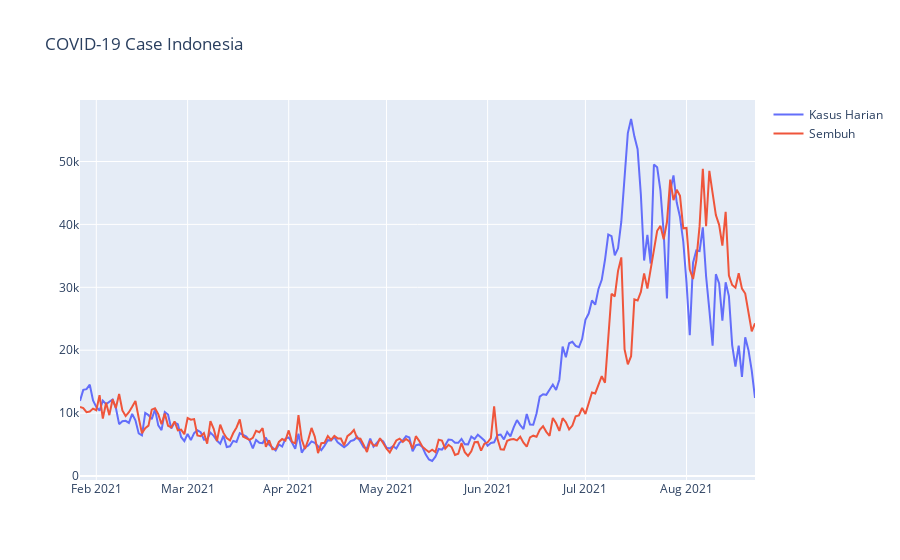

Notebook code for this chart:
### Code cell
line_stat = []
line_stat.append(go.Scatter(x=df_stats.tanggal, y=df_stats['Kasus harian'], name="Kasus Harian", mode='lines'))
line_stat.append(go.Scatter(x=df_stats.tanggal, y=df_stats['Sembuh\n(baru)'], name="Sembuh", mode='lines'))

fig = go.Figure(data=line_stat)
fig.update_layout(title_text="COVID-19 Case Indonesia")
fig.show()

### Figure 1 — Plotly figure (JSON) as saved in the notebook; plotly's stock layout.template omitted (floating-point values rounded to 4 significant figures; data arrays with more than 128 entries replaced by an {"elided": "..."} marker saying what was removed)
{"data": [{"mode": "lines", "name": "Kasus Harian", "type": "scatter", "x": {"elided": "208 str values"}, "y": {"elided": "208 int values"}}, {"mode": "lines", "name": "Sembuh", "type": "scatter", "x": {"elided": "208 str values"}, "y": {"elided": "208 int values"}}], "layout": {"title": {"text": "COVID-19 Case Indonesia"}}}
